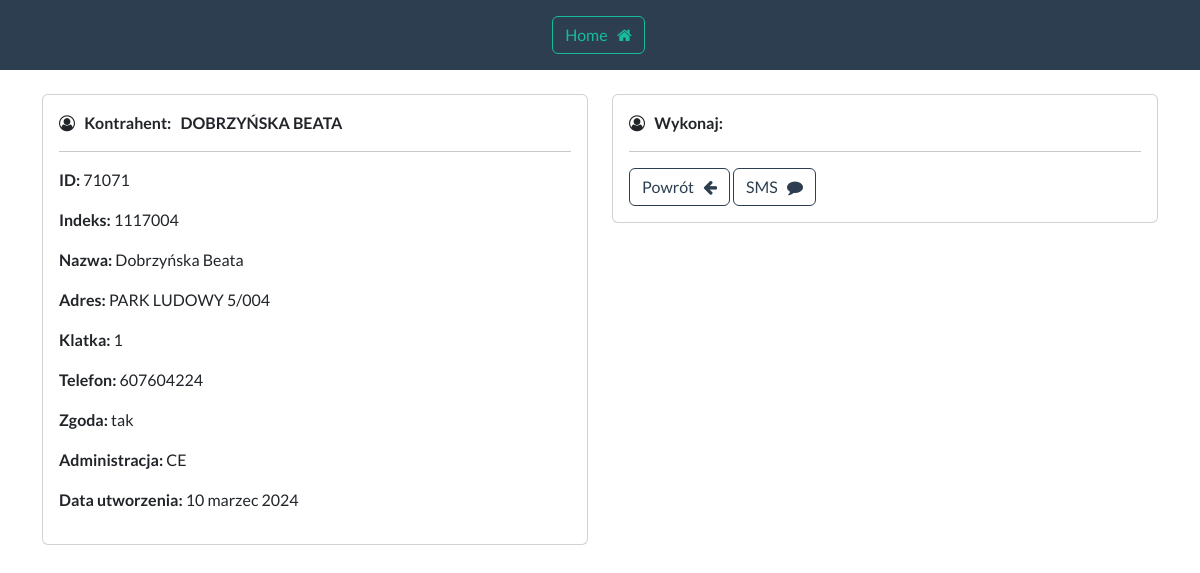
Page /sms/view_lu/71071 (signed in) on the earlier database version.
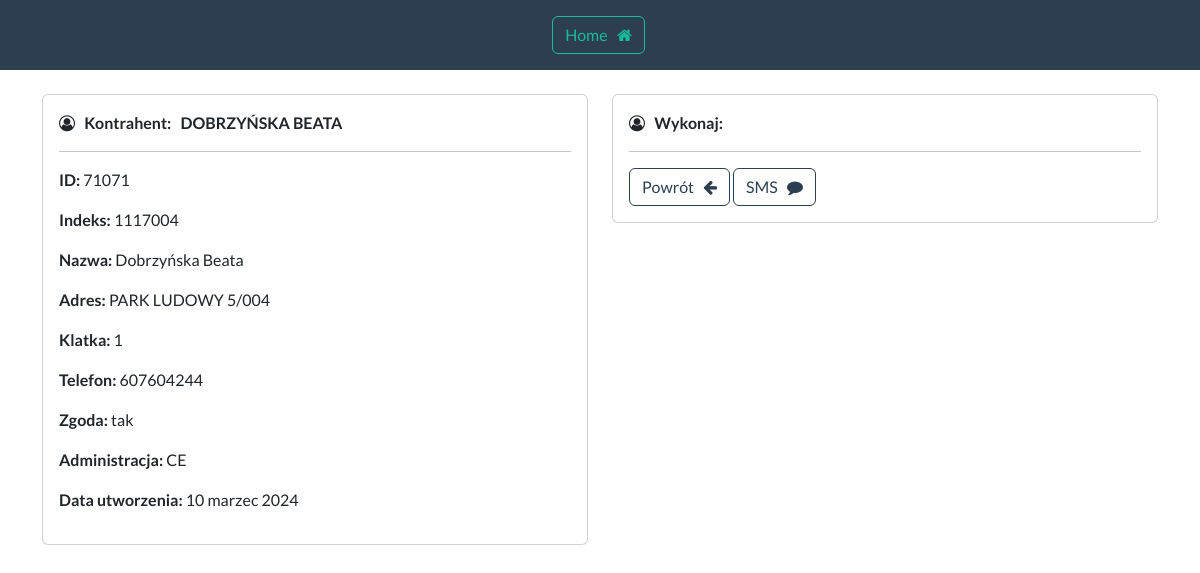
Same page on the later database version.
### telefony/models.py (models this page shows, shortened)
class Mieszkaniec(models.Model):
    data_utworzenia = models.CharField(max_length=15, blank=True)
    indeks = models.CharField(max_length=7, blank=True)
    nazwa = models.CharField(max_length=255, blank=True)
    adres = models.CharField(max_length=255, blank=True)
    klatka = models.CharField(max_length=2, blank=True)
    telefon = models.CharField(max_length=20, blank=True)
    telefon2 = models.CharField(max_length=20, blank=True)
    telefon3 = models.CharField(max_length=20, blank=True)
    symbol_budynku = models.CharField(max_length=4, blank=True)
    tak = "tak"
    nie = "nie"
    zgoda_wybor = [
        (tak, "tak"),
        (nie, "nie")
    ]
    zgoda = models.CharField(
        max_length=3,
        choices=zgoda_wybor,
        default=tak,
    )
    ce = "CE"
    nw = "NW"
    ns = "NS"
    administracja_wybor = [
        (ns, "NS"),
        (nw, "NW"),
        (ce, "CE")
    ]
    administracja = models.CharField(
        max_length=2,
        choices=administracja_wybor,
        default=ce,
    )
    content = models.TextField(max_length=160, blank=True, null=True)
    phone = models.TextField(blank=True, null=True)

### sms/views.py (the view)
# urls.py: path("view_lu/<int:pk>", views.view_record_sms_lu, name="sms-view-lu"),
@login_required(login_url="login")
def view_record_sms_lu(request, pk):
	all_records = Mieszkaniec.objects.get(id=pk)
	context = {"record": all_records}
	return render(request, "sms-view-lu.html", context=context)

### sms/templates/sms-view-lu.html (shortened to what this page needs)
{% extends 'base-sms.html' %}
{% block content %}
    <div class="row">
        <div class="col-sm-6 mb-3 mb-sm-0">
            <div class="card">
                <div class="card-body">
                    <i class="fa fa-user-circle-o" aria-hidden="true"></i> &nbsp;
                    <strong>
                        Kontrahent:&nbsp;&nbsp;&nbsp;{{ record.nazwa|upper }}
                    </strong>
                    <hr>
                    <p><strong> ID: </strong> {{ record.id }} </p>
                    <p><strong> Indeks: </strong> {{ record.indeks }} </p>
                    <p><strong> Nazwa: </strong> {{ record.nazwa }} </p>
                    <p><strong> Adres: </strong> {{ record.adres }} </p>
                    <p><strong> Klatka: </strong> {{ record.klatka }} </p>
                    <p><strong> Telefon: </strong> {{ record.telefon }} </p>
                    <p><strong> Zgoda: </strong> {{ record.zgoda }} </p>
                    <p><strong> Administracja: </strong> {{ record.administracja }} </p>
                    <p><strong> Data utworzenia: </strong> {{ record.data_utworzenia }} </p>
                </div>
            </div>
        </div>
        <div class="col-sm-6 mb-3 mb-sm-0">
            <div class="card">
                <div class="card-body">
                    <i class="fa fa-user-circle-o" aria-hidden="true"></i> &nbsp;
                    <strong>
                        Wykonaj:
                    </strong>
                    <hr>
                    <a href="{% url 'dashboard-sms-kontrahent' %}" class="btn btn-outline-primary"> Powrót &nbsp; <i
                            class="fa fa-arrow-left"></i> </a>
                    <a href="{% url 'sms-sms' record.id %}" class="btn btn-outline-primary"> SMS &nbsp; <i
                            class="fa fa-comment"></i> </a>
                </div>
            </div>
        </div>
        <br>
    </div>
{% endblock %}

Differences in the rows shown:
changed Mieszkaniec "DOBRZYŃSKA BEATA": telefon "607604224" → "607604244"
